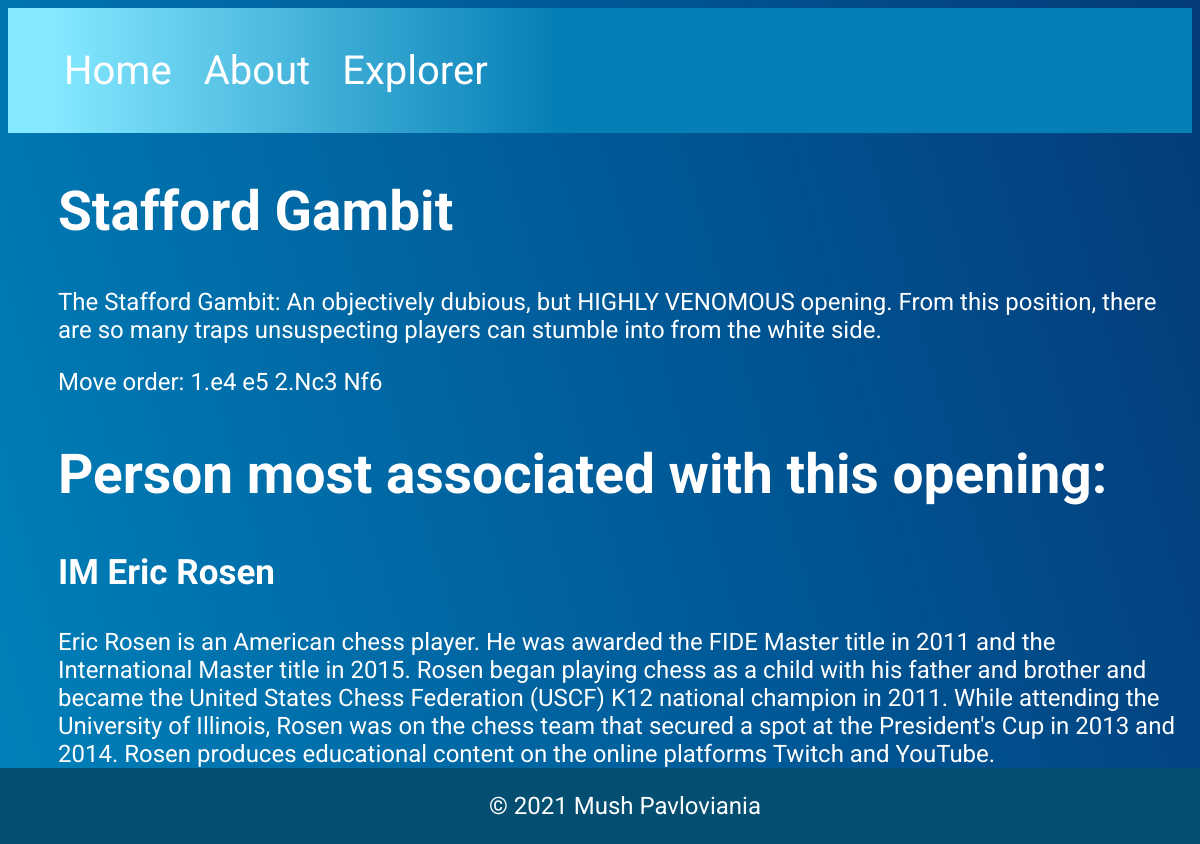
Screenshot of /opening/1 with the database file from the repository.
### tables this page shows
CREATE TABLE Main_Openings (id INTEGER PRIMARY KEY AUTOINCREMENT UNIQUE, name STRING, moves STRING, description STRING, FEN STRING);

CREATE TABLE Person (id INTEGER PRIMARY KEY AUTOINCREMENT UNIQUE, name STRING, description STRING);

### main.py (the view)
@app.route('/opening/<string:openingname>')
def openingsspecific(openingname):
  conn = sqlite3.connect('wack.db')
  cursor=conn.cursor()
  cursor.execute('''
SELECT
  p.id,
  p.name,
  p.description,
  mo.name,
  mo.description,
  mo.moves,
  mo.fen,
  OI.info_text
FROM
  Opening_Info OI
  INNER JOIN Main_Openings mo ON mo.id = OI.oid
  INNER JOIN Person p ON p.id = OI.pid
WHERE
  OI.id =
  '''+openingname+';')
  cursoroutput2=cursor.fetchall()
  conn.close()
  return render_template('openingprofile.html', thingy=cursoroutput2)

### main.py (called while the page is built)
@app.context_processor
def inject_search():
  searchform = SearchForm()
  return dict(searchform=searchform)

### templates/openingprofile.html (shortened to what this page needs)
{% extends 'layout.html' %}
{% block content %}
<head>
</head>
<h2 style = "color:white"> {{thingy[0][3]}}   </h2>
<p >{{thingy[0][4]}}</p>
<p>Move order: {{thingy[0][5]}} </p>
<h2> Person most associated with this opening: </h2>
<h3> {{thingy[0][1]}}</h3>
<p> {{thingy[0][2]}}</p>
<p>{{thingy[0][7]}} </p>
{% endblock %}

### static/css/style.css (style rules this page uses)
body { font-family: 'Roboto', sans-serif; background-image: linear-gradient(to right top, #0db4dd, #0094c8, #0075b0, #005795, #043a78); background-repeat: no-repeat; background-size: 100% 500%; }

### templates/openingprofile.html (style rules this page uses)
h2 { color:white; font-size:55px; font-family: 'Roboto', sans-serif; padding-left: 50px; }
h3 { color:white; font-size:35px; padding-left: 50px; font-family: 'Roboto', sans-serif; }
p { color:white; font-size:24px; padding-left: 50px; }

### rows the page displays
Main_Openings: name "Stafford Gambit", description "The Stafford Gambit: An objectively dubious, but HIGHLY VENOMOUS opening. From this position, there are so many traps unsuspecting players can stumble into from the white side.", moves "1.e4 e5 2.Nc3 Nf6"
Person: name "IM Eric Rosen", description "Eric Rosen is an American chess player. He was awarded the FIDE Master title in 2011 and the International Master title in 2015. Rosen began playing chess as a child with his father and brother and became the United States Chess Federation (USCF) K12 national champion in 2011. While attending the University of Illinois, Rosen was on the chess team that secured a spot at the President's Cup in 2013 and 2014. Rosen produces educational content on the online platforms Twitch and YouTube."
